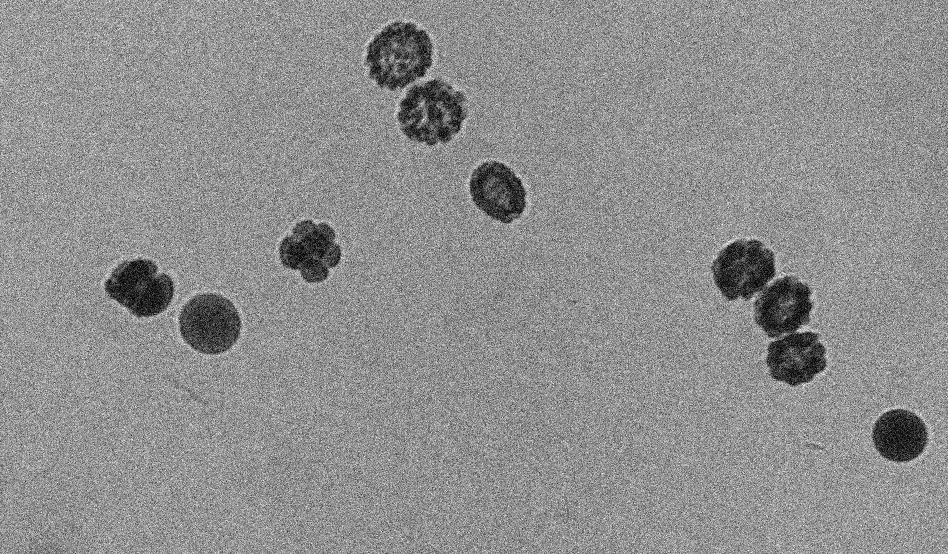
#> input picture images/embryos_noisy.tif, 948 x 554 px
$ jupyter execute '00_BASES_Simple filtering using custom and premade kernels .ipynb'
#> lines starting #> are read from the running program, lines starting #| are printed output that depends on the picture
# Simple filtering using a custom kernel

In this example we show how to filter a noisy image using a custom-made gaussian kernel.

To start we import the necessary modules : **scikit-image** (*for image reading and conversion*), **numpy** (*for basic array manipulation*), **OpenCV** (*imported as cv2, used for the actual filtering*), and **matplotlib** (*to plot the images*).

[cell 1]
from skimage import io, img_as_float
import numpy as np
import cv2
import matplotlib.pyplot as plt

### 1. Import an image and convert it to float

Most of the CV2 filters are expecting a `float` array as an input, so as an additional step we convert the image to floats

[cell 2]
img = io.imread('images/embryos_noisy.tif')
#> img is the input picture: shape (554, 948); min 0, max 254, mean 142.8
float_img =  img_as_float(img)

### Build the kernel

The custom-made gaussian kernel, as a table of weights

[cell 3]
kernel =  np.ones((5,5), np.float32)/25

gaussian_kernel = np.array([[1/16, 1/8, 1/16],
                            [1/8, 1/4, 1/8],
                            [1/16, 1/8, 1/16]])

### Create the filtered images

We create the filtered images, showing our custom kernel filtered image, and a native gaussian kernel filtered image.

[cell 4]
conv_cv2_kernel = cv2.filter2D(float_img, -1, kernel, borderType=cv2.BORDER_CONSTANT)
conv_cv2_gaussian = cv2.filter2D(float_img, -1, gaussian_kernel, borderType=cv2.BORDER_CONSTANT)

### Showing the results

[cell 5]
fig = plt.figure(figsize = (20,20))

fig.add_subplot(3, 1, 1)
plt.title('Original image')
plt.imshow(float_img, cmap='gray')

fig.add_subplot(3, 1, 2)
plt.title('Custom kernel')
plt.imshow(conv_cv2_kernel, cmap='gray')

fig.add_subplot(3, 1, 3)
plt.title('Native Gaussian')
plt.imshow(conv_cv2_gaussian, cmap='gray');
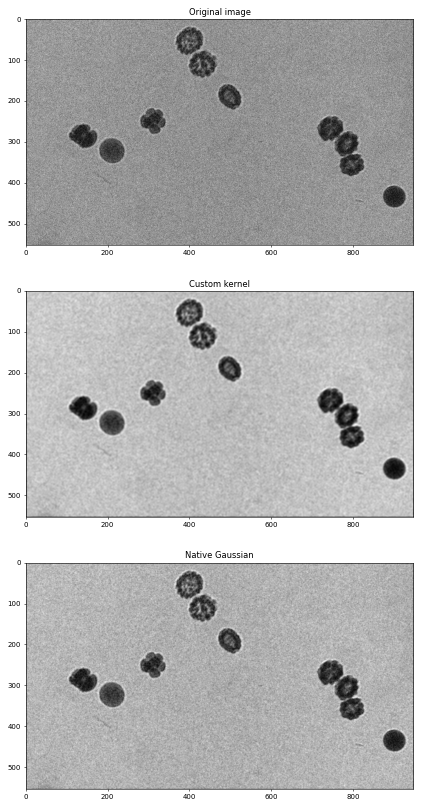
#> figure drawn by matplotlib, 3 panels

### Interactive filtering

We can add some interactivity by using the **ipywidgets** module to display the effect of the filter size and the resulting image. The `interact` function calls another function defining the filter and plotting the image (`plot_filter`) and uses `IntSlider` as a widget that will define the value of the `filter_size` parameter.

Since the processing can be quite resource intensive, we set `continuous_update` as `False` for smoother interaction.

Here is an example using these tools :

```python
from ipywidgets import interact, IntSlider

def plot_dots(x = 100, step = 10):
    img = np.zeros((x,x))
    for y in range(0,x,step):
        for z in range(0,x,step):
            img[y,z] = 1
    plt.figure(figsize=(10,10))
    plt.imshow(img, cmap='gray')

interact(plot_dots, x = IntSlider(min=10,max=500,step=2,value=100,continuous_update = False),
         step = IntSlider(min=2,max=50,step=1,value=10,continuous_update = False));
```

Let's implement this in the next cell.

[cell 6]
from ipywidgets import interact, IntSlider

def plot_dots(x = 100, step = 10):
    img = np.zeros((x,x))
    for y in range(0,x,step):
        for z in range(0,x,step):
            img[y,z] = 1
    plt.figure(figsize=(5,5))
    plt.imshow(img, cmap='gray')

interact(plot_dots, x = IntSlider(min=10,max=500,step=2,value=100,continuous_update = False),
         step = IntSlider(min=2,max=50,step=1,value=10,continuous_update = False));
#> the sliders are set to x = 100, step = 10
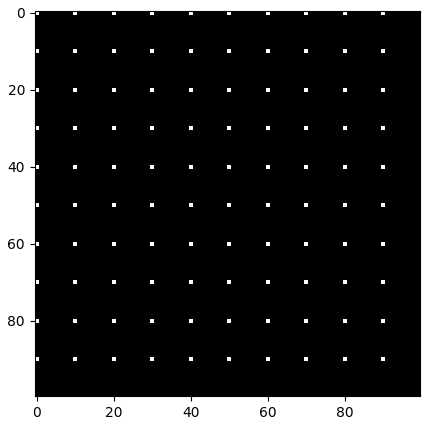
#> figure drawn by matplotlib, 1 panel

Now let's do somehting similar for the filtered image :

[cell 7]
def plot_filter(filter_size):
    para_kernel =  np.ones((filter_size,filter_size), np.float32)/(filter_size*filter_size)
    conv_cv2_para_kernel = cv2.filter2D(float_img, -1, para_kernel, borderType=cv2.BORDER_CONSTANT)
    plt.figure(figsize=(10,10))
    plt.imshow(conv_cv2_para_kernel, cmap='gray')
    plt.show()

interact(plot_filter, filter_size = IntSlider(min=3,max=30,step=2,value=3,continuous_update = False));
#> the sliders are set to filter_size = 3

$ run again, with images/embryos_rgb.tif copied over images/embryos_noisy.tif
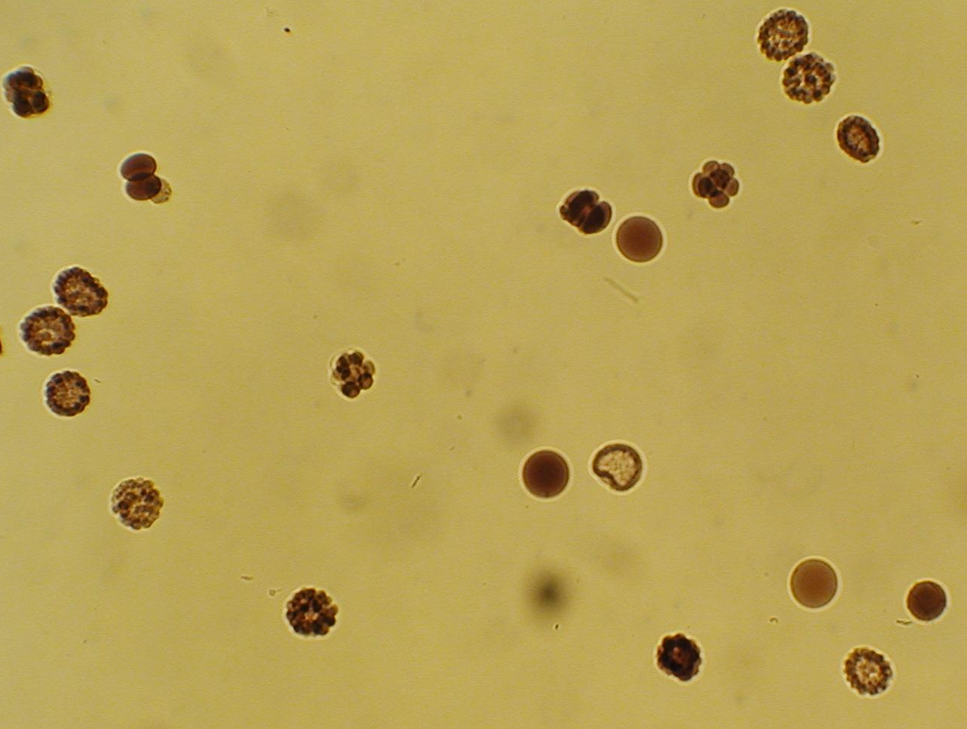
#> input picture images/embryos_rgb.tif, 967 x 729 px, shrunk from 1272 x 959 before the run
#> img is the input picture: shape (729, 967, 3); mean R, G, B 184.3, 162.2, 86.4
#> `[cell 5] fig = plt.figure(figsize = (20,20))  fig.add_subplot(3, 1, 1)..`:
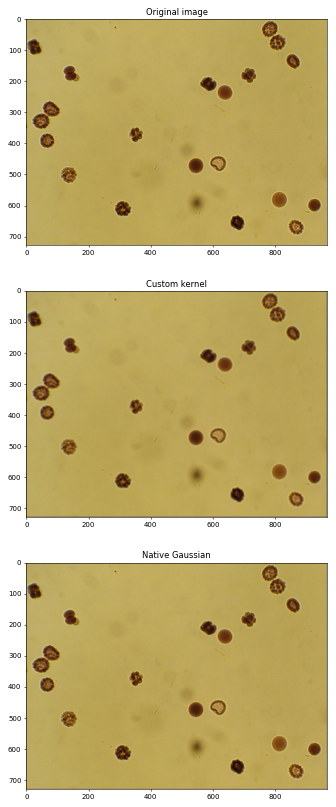
#> figure drawn by matplotlib, 3 panels

$ run again, with images/one_embryo.tif copied over images/embryos_noisy.tif
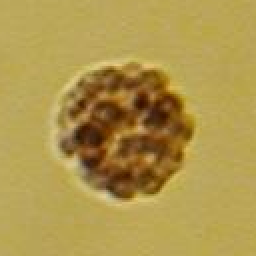
#> input picture images/one_embryo.tif, 128 x 128 px (shown 2 times larger)
#> img is the input picture: shape (128, 128, 3); mean R, G, B 174.9, 150.4, 76.9
#> `conv_cv2_kernel = cv2.filter2D(float_img, -1, kernel, borderType=cv2.B..`:
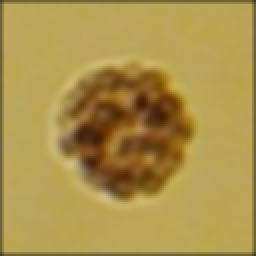
#> conv_cv2_kernel: shape (128, 128, 3) float64 (shown 2 times larger); mean R, G, B 0.672, 0.578, 0.295
#> `[cell 5] fig = plt.figure(figsize = (20,20))  fig.add_subplot(3, 1, 1)..`:
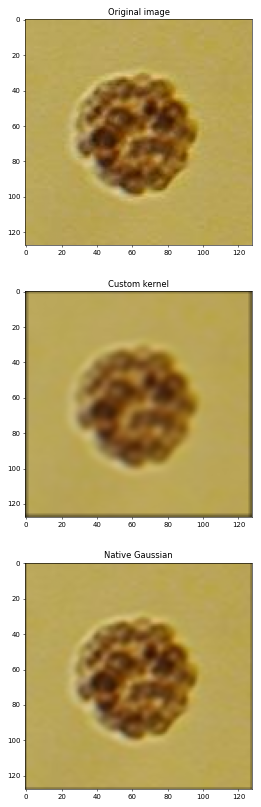
#> figure drawn by matplotlib, 3 panels
